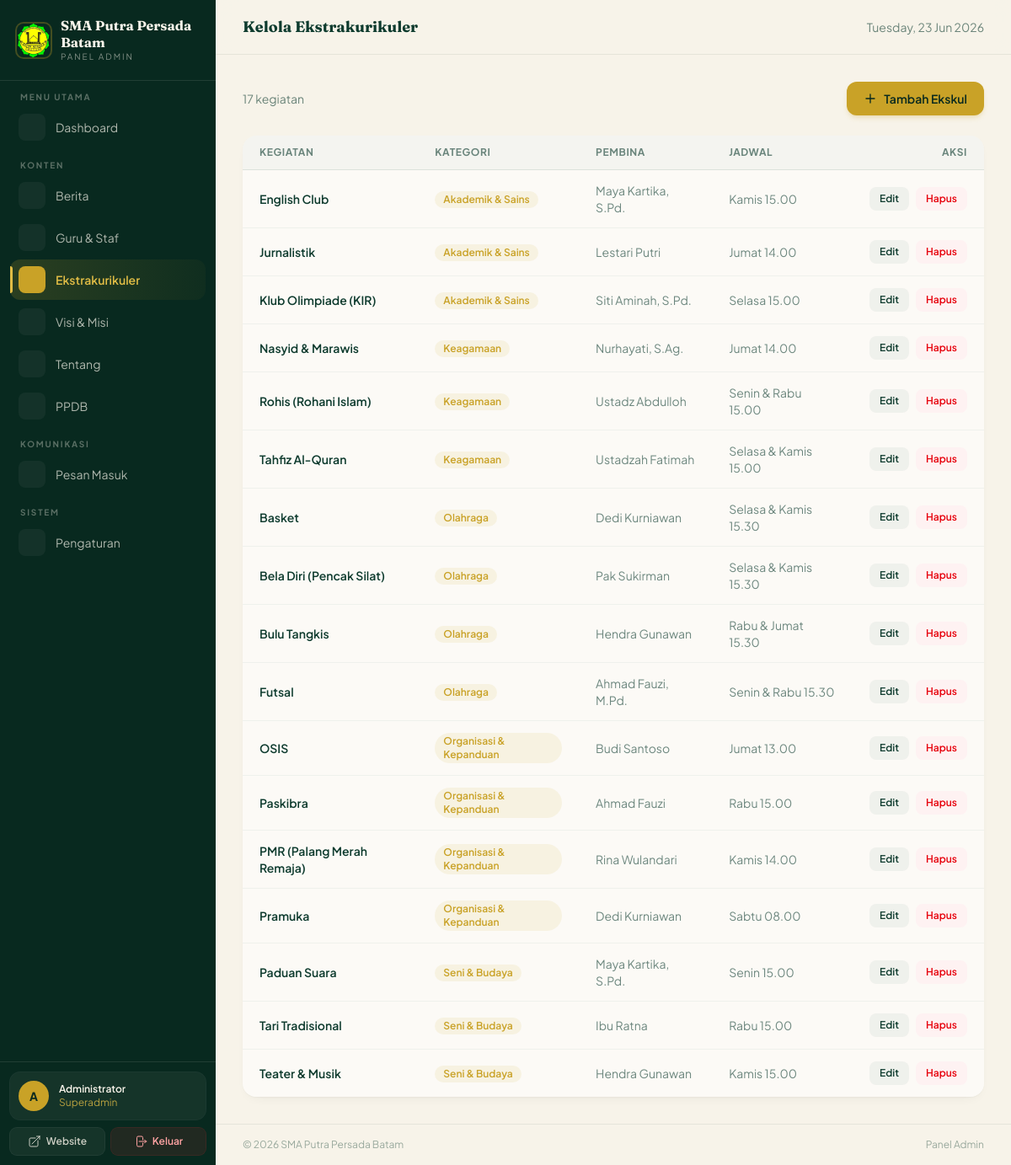
The app's page /admin/kelola_ekskul.php (signed in) with its own data.
### tables this page shows
CREATE TABLE pengaturan (
  id    INT AUTO_INCREMENT PRIMARY KEY,
  kunci VARCHAR(100) NOT NULL UNIQUE,
  nilai TEXT NOT NULL
);

CREATE TABLE ekstrakurikuler (
  id        INT AUTO_INCREMENT PRIMARY KEY,
  nama      VARCHAR(100) NOT NULL,
  kategori  VARCHAR(50)  NOT NULL,
  deskripsi TEXT         NOT NULL,
  pembina   VARCHAR(100) DEFAULT NULL,
  jadwal    VARCHAR(100) DEFAULT NULL
);

### config/koneksi.php (called while the page is built, shortened)
<?php
$cspNonce = base64_encode(random_bytes(16));
function db(): PDO {
    static $pdo = null;
    if ($pdo === null) {
        $dsn = "mysql:host=" . DB_HOST . ";dbname=" . DB_NAME . ";charset=" . DB_CHARSET;
        $pdo = new PDO($dsn, DB_USER, DB_PASS, [
            PDO::ATTR_ERRMODE            => PDO::ERRMODE_EXCEPTION,
            PDO::ATTR_DEFAULT_FETCH_MODE => PDO::FETCH_ASSOC,
            PDO::ATTR_EMULATE_PREPARES   => false,
        ]);
    }
    return $pdo;
}
function setting(string $kunci): ?string {
    $stmt = db()->prepare('SELECT nilai FROM pengaturan WHERE kunci = ?');
    $stmt->execute([$kunci]);
    $row = $stmt->fetch();
    return $row ? $row['nilai'] : null;
}
function esc(string $str): string {
    return htmlspecialchars($str, ENT_QUOTES, 'UTF-8');
}

### admin/auth.php (called while the page is built, shortened)
<?php
require_once __DIR__ . '/../config/koneksi.php';
function admin_name(): string {
    return $_SESSION['admin_nama'] ?? 'Admin';
}

### admin/kelola_ekskul.php (the view, shortened to what this page needs)
<?php
require_once 'auth.php';
$pdo  = db();
$edit = null;
$mode = 'list';
$pageTitle = $mode === 'form' ? ($edit ? 'Edit Ekstrakurikuler' : 'Tambah Ekstrakurikuler') : 'Kelola Ekstrakurikuler';
include 'admin_head.php';
if ($mode === 'form'):
?>
<form method="POST" class="max-w-2xl space-y-6">
  <?php echo csrf_field(); ?>
  <input type="hidden" name="action" value="save">
  <?php if ($edit): ?><input type="hidden" name="id" value="<?php echo $edit['id']; ?>"><?php endif; ?>
  <div class="admin-card bg-white/60 dark:bg-pine/40 backdrop-blur-sm rounded-2xl ring-1 ring-pine/8 dark:ring-cream/8 p-6 space-y-5">
    <div>
      <label class="block text-sm font-semibold mb-1.5">Nama Kegiatan</label>
      <input type="text" name="nama" required value="<?php echo esc($edit['nama'] ?? ''); ?>"
             class="w-full px-4 py-2.5 rounded-xl bg-cream dark:bg-pine-deep border border-pine/15 dark:border-cream/15 focus:border-brass focus:ring-2 focus:ring-brass/20 outline-none transition text-sm">
    </div>
    <div>
      <label class="block text-sm font-semibold mb-1.5">Kategori</label>
      <select name="kategori" class="w-full px-4 py-2.5 rounded-xl bg-cream dark:bg-pine-deep border border-pine/15 dark:border-cream/15 focus:border-brass focus:ring-2 focus:ring-brass/20 outline-none transition text-sm">
        <?php foreach (['Keagamaan','Olahraga','Seni & Budaya','Akademik & Sains','Organisasi & Kepanduan'] as $kat): ?>
          <option value="<?php echo $kat; ?>" <?php echo (($edit['kategori'] ?? '') === $kat) ? 'selected' : ''; ?>><?php echo $kat; ?></option>
        <?php endforeach; ?>
      </select>
    </div>
    <div>
      <label class="block text-sm font-semibold mb-1.5">Deskripsi</label>
      <textarea name="deskripsi" rows="4"
                class="w-full px-4 py-2.5 rounded-xl bg-cream dark:bg-pine-deep border border-pine/15 dark:border-cream/15 focus:border-brass focus:ring-2 focus:ring-brass/20 outline-none transition text-sm"><?php echo esc($edit['deskripsi'] ?? ''); ?></textarea>
    </div>
    <div class="grid sm:grid-cols-2 gap-5">
      <div>
        <label class="block text-sm font-semibold mb-1.5">Pembina</label>
        <input type="text" name="pembina" value="<?php echo esc($edit['pembina'] ?? ''); ?>"
               class="w-full px-4 py-2.5 rounded-xl bg-cream dark:bg-pine-deep border border-pine/15 dark:border-cream/15 focus:border-brass focus:ring-2 focus:ring-brass/20 outline-none transition text-sm">
      </div>
      <div>
        <label class="block text-sm font-semibold mb-1.5">Jadwal</label>
        <input type="text" name="jadwal" value="<?php echo esc($edit['jadwal'] ?? ''); ?>"
               placeholder="contoh: Sabtu, 14:00 - 16:00"
               class="w-full px-4 py-2.5 rounded-xl bg-cream dark:bg-pine-deep border border-pine/15 dark:border-cream/15 focus:border-brass focus:ring-2 focus:ring-brass/20 outline-none transition text-sm">
      </div>
    </div>
  </div>
  <div class="flex items-center justify-between">
    <a href="kelola_ekskul.php" class="text-sm text-pine/60 dark:text-cream/60 hover:text-pine dark:hover:text-cream transition">← Kembali</a>
    <button type="submit" class="btn-action px-8 py-3 rounded-xl bg-brass hover:bg-brass-light text-pine-deep font-semibold text-sm shadow-md shadow-brass/20 hover:shadow-lg transition">
      <?php echo $edit ? 'Perbarui' : 'Simpan'; ?>
    </button>
  </div>
</form>
<?php else: ?>
<div class="flex items-center justify-between mb-6">
  <p class="text-sm text-pine/60 dark:text-cream/60"><?php echo $pdo->query('SELECT COUNT(*) FROM ekstrakurikuler')->fetchColumn(); ?> kegiatan</p>
  <a href="kelola_ekskul.php?new=1" class="btn-action inline-flex items-center gap-2 px-5 py-2.5 rounded-xl bg-brass hover:bg-brass-light text-pine-deep font-semibold text-sm shadow-md shadow-brass/20 hover:shadow-lg transition">
    <svg class="w-4 h-4" fill="none" stroke="currentColor" viewBox="0 0 24 24"><path stroke-linecap="round" stroke-linejoin="round" stroke-width="2" d="M12 4.5v15m7.5-7.5h-15"/></svg>
    Tambah Ekskul
  </a>
</div>
<div class="admin-card bg-white/60 dark:bg-pine/40 backdrop-blur-sm rounded-2xl ring-1 ring-pine/8 dark:ring-cream/8 overflow-hidden">
  <?php $rows = $pdo->query('SELECT * FROM ekstrakurikuler ORDER BY kategori, nama')->fetchAll(); ?>
  <?php if (empty($rows)): ?>
    <p class="text-sm text-pine/50 dark:text-cream/50 p-8 text-center">Belum ada ekstrakurikuler.</p>
  <?php else: ?>
    <div class="overflow-x-auto">
      <table class="w-full text-sm">
        <thead>
          <tr class="border-b border-pine/10 dark:border-cream/10 text-left text-xs font-semibold text-pine/60 dark:text-cream/60 uppercase tracking-wider">
            <th class="px-5 py-3">Kegiatan</th>
            <th class="px-5 py-3">Kategori</th>
            <th class="px-5 py-3">Pembina</th>
            <th class="px-5 py-3">Jadwal</th>
            <th class="px-5 py-3 text-right">Aksi</th>
          </tr>
        </thead>
        <tbody class="divide-y divide-pine/5 dark:divide-cream/5">
          <?php foreach ($rows as $r): ?>
            <tr class="table-row">
              <td class="px-5 py-3.5 font-semibold"><?php echo esc($r['nama']); ?></td>
              <td class="px-5 py-3.5">
                <span class="inline-block px-2.5 py-0.5 rounded-full text-xs font-semibold bg-brass/10 text-brass"><?php echo esc($r['kategori']); ?></span>
              </td>
              <td class="px-5 py-3.5 text-pine/60 dark:text-cream/60"><?php echo esc($r['pembina'] ?: '-'); ?></td>
              <td class="px-5 py-3.5 text-pine/60 dark:text-cream/60"><?php echo esc($r['jadwal'] ?: '-'); ?></td>
              <td class="px-5 py-3.5 text-right">
                <div class="flex items-center justify-end gap-2">
                  <a href="kelola_ekskul.php?edit=<?php echo $r['id']; ?>" class="btn-action px-3 py-1.5 rounded-lg text-xs font-semibold bg-pine/5 dark:bg-cream/10 hover:bg-brass/15 hover:text-brass transition">Edit</a>
                  <form method="POST" onsubmit="return confirmDelete('Hapus ekskul ini?')" class="inline">
                    <button class="btn-action px-3 py-1.5 rounded-lg text-xs font-semibold text-red-600 bg-red-50 dark:bg-red-900/20 hover:bg-red-100 transition">Hapus</button>
                  </form>
                </div>
              </td>
            </tr>
          <?php endforeach; ?>
        </tbody>
      </table>
    </div>
  <?php endif; ?>
</div>
<?php endif; ?>
<?php include 'admin_foot.php'; ?>

### admin/admin_head.php (shortened to what this page needs)
<?php
$namaSekolah = setting('nama_sekolah') ?? 'SMA Putra Persada Batam';
$currentPage = basename($_SERVER['PHP_SELF']);
$navGroups = [
    'Menu Utama' => [
        ['file'=>'dashboard.php', 'icon'=>'grid', 'label'=>'Dashboard'],
    ],
    'Konten' => [
        ['file'=>'kelola_berita.php',   'icon'=>'news',  'label'=>'Berita'],
        ['file'=>'kelola_guru.php',     'icon'=>'users', 'label'=>'Guru & Staf'],
        ['file'=>'kelola_ekskul.php',   'icon'=>'star',  'label'=>'Ekstrakurikuler'],
        ['file'=>'kelola_visimisi.php', 'icon'=>'eye',   'label'=>'Visi & Misi'],
        ['file'=>'kelola_tentang.php',  'icon'=>'info',  'label'=>'Tentang'],
        ['file'=>'kelola_ppdb.php',     'icon'=>'doc',   'label'=>'PPDB'],
    ],
    'Komunikasi' => [
        ['file'=>'pesan_masuk.php', 'icon'=>'mail', 'label'=>'Pesan Masuk'],
    ],
    'Sistem' => [
        ['file'=>'kelola_pengaturan.php', 'icon'=>'cog', 'label'=>'Pengaturan'],
    ],
];
?>
<!DOCTYPE html>
<html lang="id">
<head>
  <script nonce="<?php echo $cspNonce; ?>" src="../assets/js/tailwind.js"></script>
</head>
<body class="min-h-dvh antialiased bg-cream dark:bg-pine-deep text-pine dark:text-cream font-sans">
  <aside id="sidebar" class="fixed top-0 left-0 bottom-0 w-64 bg-pine-deep text-cream z-50 flex flex-col sidebar-enter
                               lg:translate-x-0 -translate-x-full">
    <div class="p-5 border-b border-cream/10">
      <a href="dashboard.php" class="flex items-center gap-3 group">
        <img src="../assets/img/logo.jpeg" alt="Logo" class="w-10 h-10 rounded-lg object-cover ring-2 ring-brass/30
                                                    group-hover:ring-brass transition duration-300">
        <div>
          <h1 class="font-serif text-base font-bold leading-tight group-hover:text-brass-light transition"><?php echo esc($namaSekolah); ?></h1>
          <p class="text-[10px] tracking-[0.2em] text-cream/50 uppercase">Panel Admin</p>
        </div>
      </a>
    </div>
    <nav class="flex-1 overflow-y-auto py-3 px-3 space-y-3.5">
      <?php
      foreach ($navGroups as $groupLabel => $items): ?>
        <div>
          <p class="px-3 mb-1 text-[10px] font-bold tracking-[0.18em] text-cream/35 uppercase"><?php echo $groupLabel; ?></p>
          <div class="space-y-0.5">
            <?php foreach ($items as $item):
              $isActive = $currentPage === $item['file']; ?>
              <a href="<?php echo $item['file']; ?>"
                 class="sidebar-link flex items-center gap-3 px-2.5 py-2 rounded-xl text-sm
                        <?php echo $isActive ? 'active font-semibold' : 'text-cream/70 hover:text-cream'; ?>">
                <span class="nav-ic flex items-center justify-center w-8 h-8 rounded-lg shrink-0 <?php echo $isActive ? '' : 'bg-cream/5'; ?>">
                  <svg class="w-[18px] h-[18px]" fill="none" stroke="currentColor" viewBox="0 0 24 24">
                    <?php echo $iconPaths[$item['icon']]; ?>
                  </svg>
                </span>
                <span class="truncate"><?php echo $item['label']; ?></span>
              </a>
            <?php endforeach; ?>
          </div>
        </div>
      <?php endforeach; ?>
    </nav>
    <div class="p-3 border-t border-cream/10">
      <div class="flex items-center gap-3 p-2.5 mb-2.5 rounded-xl bg-cream/5 ring-1 ring-cream/8">
        <div class="w-9 h-9 rounded-full bg-brass flex items-center justify-center text-pine-deep font-bold text-sm shrink-0">
          <?php echo strtoupper(substr(admin_name(), 0, 1)); ?>
        </div>
        <div class="text-xs min-w-0">
          <p class="font-semibold truncate"><?php echo esc(admin_name()); ?></p>
          <p class="text-brass-light/80 capitalize truncate"><?php echo esc($_SESSION['admin_role'] ?? 'admin'); ?></p>
        </div>
      </div>
      <div class="grid grid-cols-2 gap-2">
        <a href="../index.php" target="_blank"
           class="flex items-center justify-center gap-1.5 px-3 py-2 rounded-lg text-xs font-semibold
                  bg-cream/5 text-cream/80 ring-1 ring-cream/10 hover:bg-cream/10 hover:text-cream transition">
          <svg class="w-4 h-4 shrink-0" fill="none" stroke="currentColor" viewBox="0 0 24 24"><path stroke-linecap="round" stroke-linejoin="round" stroke-width="1.5" d="M13.5 6H5.25A2.25 2.25 0 003 8.25v10.5A2.25 2.25 0 005.25 21h10.5A2.25 2.25 0 0018 18.75V10.5m-10.5 6L21 3m0 0h-5.25M21 3v5.25"/></svg>
          Website
        </a>
        <a href="logout.php"
           class="flex items-center justify-center gap-1.5 px-3 py-2 rounded-lg text-xs font-semibold
                  bg-red-500/10 text-red-300 ring-1 ring-red-500/20 hover:bg-red-500/20 hover:text-red-200 transition">
          <svg class="w-4 h-4 shrink-0" fill="none" stroke="currentColor" viewBox="0 0 24 24"><path stroke-linecap="round" stroke-linejoin="round" stroke-width="1.5" d="M15.75 9V5.25A2.25 2.25 0 0013.5 3h-6a2.25 2.25 0 00-2.25 2.25v13.5A2.25 2.25 0 007.5 21h6a2.25 2.25 0 002.25-2.25V15m3 0l3-3m0 0l-3-3m3 3H9"/></svg>
          Keluar
        </a>
      </div>
    </div>
  </aside>
  <div class="lg:ml-64 min-h-dvh flex flex-col">
    <header class="sticky top-0 z-30 bg-cream/80 dark:bg-pine-deep/80 backdrop-blur-md border-b border-pine/8 dark:border-cream/8">
      <div class="flex items-center justify-between px-5 lg:px-8 h-16">
        <div class="flex items-center gap-4">
          <h2 class="font-serif text-lg font-bold"><?php echo esc($pageTitle); ?></h2>
        </div>
        <div class="flex items-center gap-3 text-sm text-pine/60 dark:text-cream/60">
          <span><?php echo date('l, d M Y'); ?></span>
        </div>
      </div>
    </header>
    <main class="flex-1 p-5 lg:p-8 fade-in">

### admin/admin_head.php (style rules this page uses)
.sidebar-link { position:relative;transition:background .2s ease,color .2s ease }
.sidebar-link .nav-ic { transition:background .2s ease,color .2s ease }
.sidebar-link.active { background:linear-gradient(90deg,rgba(201,162,39,.18),rgba(201,162,39,.04));color:#E0BC45 }
.sidebar-link.active .nav-ic { background:#C9A227;color:#08291F }
.sidebar-link.active::before { content:"";position:absolute;left:0;top:.5rem;bottom:.5rem;width:3px;border-radius:0 4px 4px 0;background:#E0BC45 }
.admin-card { transition:transform .25s ease,box-shadow .25s ease }
.btn-action { transition:all .2s ease }
.fade-in { opacity:0;transform:translateY(12px);animation:fadeUp .4s ease forwards }
.sidebar-enter { animation:slideIn .3s ease forwards }
#sidebar { transition:transform .3s ease }
@media (min-width:1024px) { #sidebar { transform:none!important } }
.table-row { transition:background .15s ease }
button,.btn-action,a[role=button] { cursor:pointer }
.admin-card { box-shadow:0 1px 2px rgba(14,59,46,.04),0 6px 16px -10px rgba(14,59,46,.12) }
table thead tr { background:rgba(14,59,46,.03) }
#sidebar nav { scrollbar-width:none;-ms-overflow-style:none }

### records on screen
pengaturan: nilai "SMA Putra Persada Batam"
ekstrakurikuler: nama "English Club", kategori "Akademik & Sains", pembina "Maya Kartika, S.Pd.", jadwal "Kamis 15.00"
ekstrakurikuler: nama "Jurnalistik", kategori "Akademik & Sains", pembina "Lestari Putri", jadwal "Jumat 14.00"
ekstrakurikuler: nama "Klub Olimpiade (KIR)", kategori "Akademik & Sains", pembina "Siti Aminah, S.Pd.", jadwal "Selasa 15.00"
ekstrakurikuler: nama "Nasyid & Marawis", kategori "Keagamaan", pembina "Nurhayati, S.Ag.", jadwal "Jumat 14.00"
ekstrakurikuler: nama "Rohis (Rohani Islam)", kategori "Keagamaan", pembina "Ustadz Abdulloh", jadwal "Senin & Rabu 15.00"
ekstrakurikuler: nama "Tahfiz Al-Quran", kategori "Keagamaan", pembina "Ustadzah Fatimah", jadwal "Selasa & Kamis 15.00"
ekstrakurikuler: nama "Basket", kategori "Olahraga", pembina "Dedi Kurniawan", jadwal "Selasa & Kamis 15.30"
ekstrakurikuler: nama "Bela Diri (Pencak Silat)", kategori "Olahraga", pembina "Pak Sukirman", jadwal "Selasa & Kamis 15.30"
ekstrakurikuler: nama "Bulu Tangkis", kategori "Olahraga", pembina "Hendra Gunawan", jadwal "Rabu & Jumat 15.30"
ekstrakurikuler: nama "Futsal", kategori "Olahraga", pembina "Ahmad Fauzi, M.Pd.", jadwal "Senin & Rabu 15.30"
ekstrakurikuler: nama "OSIS", kategori "Organisasi & Kepanduan", pembina "Budi Santoso", jadwal "Jumat 13.00"
ekstrakurikuler: nama "Paskibra", kategori "Organisasi & Kepanduan", pembina "Ahmad Fauzi", jadwal "Rabu 15.00"
ekstrakurikuler: nama "PMR (Palang Merah Remaja)", kategori "Organisasi & Kepanduan", pembina "Rina Wulandari", jadwal "Kamis 14.00"
ekstrakurikuler: nama "Pramuka", kategori "Organisasi & Kepanduan", pembina "Dedi Kurniawan", jadwal "Sabtu 08.00"
ekstrakurikuler: nama "Paduan Suara", kategori "Seni & Budaya", pembina "Maya Kartika, S.Pd.", jadwal "Senin 15.00"
ekstrakurikuler: nama "Tari Tradisional", kategori "Seni & Budaya", pembina "Ibu Ratna", jadwal "Rabu 15.00"
ekstrakurikuler: nama "Teater & Musik", kategori "Seni & Budaya", pembina "Hendra Gunawan", jadwal "Kamis 15.00"

### other values on screen
$groupLabel "MENU UTAMA"
$item['label'] "Dashboard"
$groupLabel "KONTEN"
$item['label'] "Berita"
$item['label'] "Guru & Staf"
$item['label'] "Ekstrakurikuler"
$item['label'] "Visi & Misi"
$item['label'] "Tentang"
$item['label'] "PPDB"
$groupLabel "KOMUNIKASI"
$item['label'] "Pesan Masuk"
$groupLabel "SISTEM"
$item['label'] "Pengaturan"
substr(admin_name(), 0, 1) "A"
admin_name() "Administrator"
